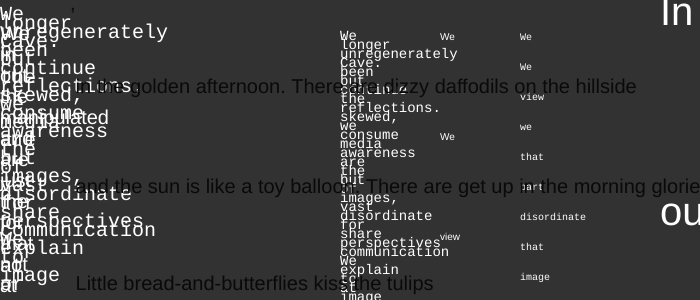
Frame 1 (no input)
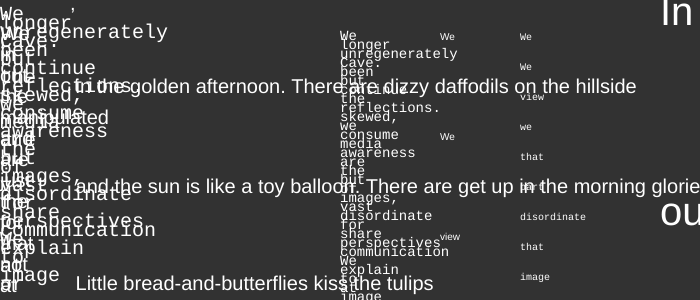
Frame 60 (no input)
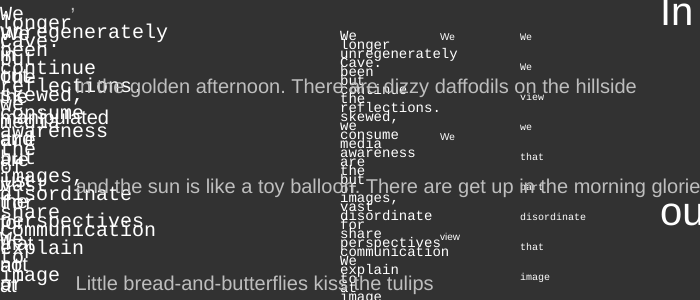
Frame 120 (the mouse pressed at the canvas centre since frame 60)

The p5.js sketch that drew these frames (run headless with seeded random() and noise() and a simulated clock; from frame 60 on, the mouse is pressed at the canvas centre):

// p5.js sketch
// ── sketch.js
 var x = 0;
 var j = 0;
 var delimiter = /(\,+)/
 var oem = " Little bread-and-butterflies kiss the tulips, and the sun is like a toy balloon. There are get up in the morning glories, in the golden afternoon. There are dizzy daffodils on the hillside, strings of violets are all in tune, Tiger lilies love the dandelions, in the golden afternoon, the golden afternoon. There are dog and caterpillars and a copper centipede, where the lazy daisies love the very peaceful life they lead… You can learn a lot of things from the flowers, for especially in the month of June. There’s a wealth of happiness and romance, all in the golden afternoon. … All in the golden afternoon, the golden afternoon…"
 var ezra = " We are no longer just lingering unregenerately in the Cave. We have been compelled out but choose to continue to view the shadows and reflections. With faked, skewed, manipulated images, we view and consume images and media with an awareness that we are not seeing the full truth but just part of it. The images, despite the vast possibilities of disordinate thought allow for people to share ideas and perspectives that face-to-face communication can not. We can not explain an image to the degree at which an image looks, feels, or seems.";
 var ez = " We are no longer just lingering unregenerately in the Cave. We have been compelled out but choose to continue to view the shadows and reflections. With faked, skewed, manipulated images, we view and consume images and media with an awareness that we are not seeing the full truth but just part of it. The images, despite the vast possibilities of disordinate thought allow for people to share ideas and perspectives that face-to-face communication can not. We can not explain an image to the degree at which an image looks, feels, or seems.";
 var eza = "In modern society we are surrounded with computers that grant us access to images that have the intention to claim our attention more than past media. It seems as if this is out of our control. It is my argument that although images mediate and alter what we are looking at, they inherently hold a primary truth that is only accessible through this mediated experience."

 function setup() {
   createCanvas(700, 300);
  // frameRate(1)
 }

 function draw() {
   x = x + 1;
   background(50);
  // fill(255,0,0)
  // ellipse(x,20,100,100)
   fill(255)
   var splitString = split(oem, delimiter)
   var poem = splitTokens(ezra, ' ');
   var poem2 = splitTokens(ez, ' ');
   var poem3 = splitTokens(eza, ' ');

   textFont('Courier')
   textSize(20);
   fill(255);
   for (i = 0; i < poem.length; i = i + 3) {
     text(poem[i], 00, 20 + i * 3);

   }

   // for (i = 0; i < poem.length; i = i + 1) {
   //   text(poem[i], 200, 20 + i * 3);

   // }
   textSize(14);

   for (i = 0; i < poem.length; i = i + 3) {
     text(poem[i], 340, 40 + i * 3);

   }
   // fill(255,100,0)
   textSize(10);
   for (i = 0; i < poem2.length; i = i + 10) {
     text(poem2[i], 520, 40 + i * 3);

   }
   textFont('Arial')

   textSize(40);
   for (i = 0; i < poem3.length; i = i + 20) {
     text(poem3[i], 660, 25 + i * 10);

   }
   // fill(255,100,0)

   textSize(10);
   for (i = 0; i < poem2.length; i = i + 10) {
     text(poem2[i], 440, 40 + i * 10);
     // text(poem2[i], 440, 40 + i * 10);


   }
   textFont('Arial')

   textSize(20);
   for (i = 0; i < poem2.length; i = i + 7) {
     text(poem2[i], 0, 40 + i * 3);

   }

   if (x < 255) {

     // fill(j)
     fill(x*10)
     textSize(20);
     text((splitString[0]), 70, 290)
       // text((splitString[1]), 10, 293)
     text((splitString[2]), 70, 193)
      text((splitString[4]), 70, 93)
       text((splitString[5]), 70, 10)
       // text((splitString[5]), 10, 500)
       // text((splitString[6]), 10, 550)
       // text((splitString[7]), 10, 600)
       // text((splitString[8]), 10, 450)

        j = j + 1
      } else {
        j = 50
   }
   if (x > 100) {
     x = 0
   }

 }
